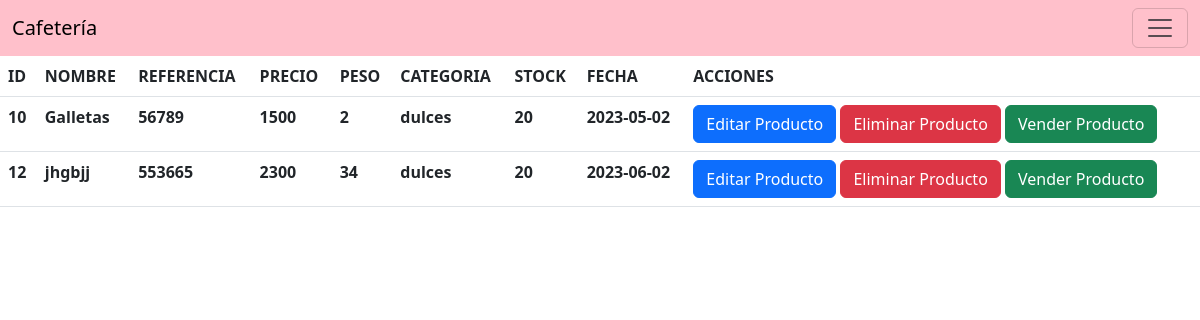
Page /View/categorias/categoria.php?nombre=dulces on the committed database.
### tables this page shows
CREATE TABLE `productos` (
  `IdProducto` int(11) NOT NULL,
  `Nombre` varchar(100) NOT NULL,
  `Referencia` varchar(10) NOT NULL,
  `Precio` int(11) NOT NULL,
  `Peso` int(11) NOT NULL,
  `Categoria` varchar(100) NOT NULL,
  `Stock` int(11) NOT NULL,
  `Fecha` date NOT NULL
);

### Config/config.php (called while the page is built)
<?php
  class db{
    private $host="localhost";
    private $dbname="cafeteria";
    private $user="root";
    private $password="";
    public function conexion(){
      try{
        $PDO = new PDO("mysql:host=". $this->host.";dbname=". $this->dbname,$this->user,$this->password);
        return $PDO;
      }catch(PDOException $e){
        return $e->getMessage();
      }
    }
  }
?>

### Controller/categoriaController.php (called while the page is built, shortened)
<?php
class categoriaController{
    private $modelo;
    public function __construct()
    {
        require_once("c://xampp/htdocs/prueba_konecta/Model/ModeloCategoria.php");
        $this->modelo = new ModeloCategoria();
    }
    public function productos($nombre){
        return ($this->modelo->buscar_categoria2($nombre) != false)  ? $this->modelo->buscar_categoria2($nombre) : false;
    }
}
?>

### Model/ModeloCategoria.php (called while the page is built, shortened)
<?php
class ModeloCategoria{
    private $PDO;
    public function __construct()
    {
        require_once("c://xampp/htdocs/prueba_konecta/Config/config.php");
        $conec = new db();
        $this->PDO = $conec->conexion();
    }
    public function buscar_categoria2($nombre){
        $stament = $this->PDO->prepare("SELECT * FROM productos WHERE Categoria = :nombre");
        $stament->bindParam(":nombre", $nombre);
        return ($stament->execute()) ? $stament->fetchAll() : false;
    }
}
?>

### View/categorias/Categoria.php (the view)
<?php
require_once("c:/xampp/htdocs/prueba_konecta/View/head/head.php");
require_once("c:/xampp/htdocs/prueba_konecta/Controller/categoriaController.php");
$obj = new categoriaController();
$listaproductos=$obj->productos($_GET['nombre']);
?>
<table class="table">
<thead>
<tr>
    <th scope="col">ID</th>
    <th scope="col">NOMBRE</th>
    <th scope="col">REFERENCIA</th>
    <th scope="col">PRECIO</th>
    <th scope="col">PESO</th>
    <th scope="col">CATEGORIA</th>
    <th scope="col">STOCK</th>
    <th scope="col">FECHA</th>
    <th scope="col">ACCIONES</th>
</tr>
</thead>
    <tbody>
    <?php if($listaproductos) :?>
        <?php foreach($listaproductos as $productos): ?>
        <tr>
            <th><?= $productos[0]?></th>
            <th><?= $productos[1]?></th>
            <th><?= $productos[2]?></th>
            <th><?= $productos[3]?></th>
            <th><?= $productos[4]?></th>
            <th><?= $productos[5]?></th>
            <th><?= $productos[6]?></th>
            <th><?= $productos[7]?></th>
            <th><a href="/prueba_konecta/View/productos/EditarProducto.php?id=<?= $productos[0]?>" class="btn btn-primary">Editar Producto</a>
            <a href="/prueba_konecta/View/productos/EliminarProducto.php?id=<?= $productos[0]?>" class="btn btn-danger">Eliminar Producto</a>
            <a href="/prueba_konecta/View/productos/VenderProducto.php?id=<?= $productos[0]?>" class="btn btn-success">Vender Producto</a>
        </th>
        </tr>
        <?php endforeach; ?>
    <?php else: ?>
            <tr>
                <td>No hay registros</td>
            </tr>
        <?php endif; ?>
    </tbody>
</table>
<?php
require_once("c:/xampp/htdocs/prueba_konecta/View/head/footer.php");
?>

### rows in the picture
productos: IdProducto "10", Nombre "Galletas", Referencia "56789", Precio "1500", Peso "2", Categoria "dulces", Stock "20", Fecha "2023-05-02"
productos: IdProducto "12", Nombre "jhgbjj", Referencia "553665", Precio "2300", Peso "34", Categoria "dulces", Stock "20", Fecha "2023-06-02"
